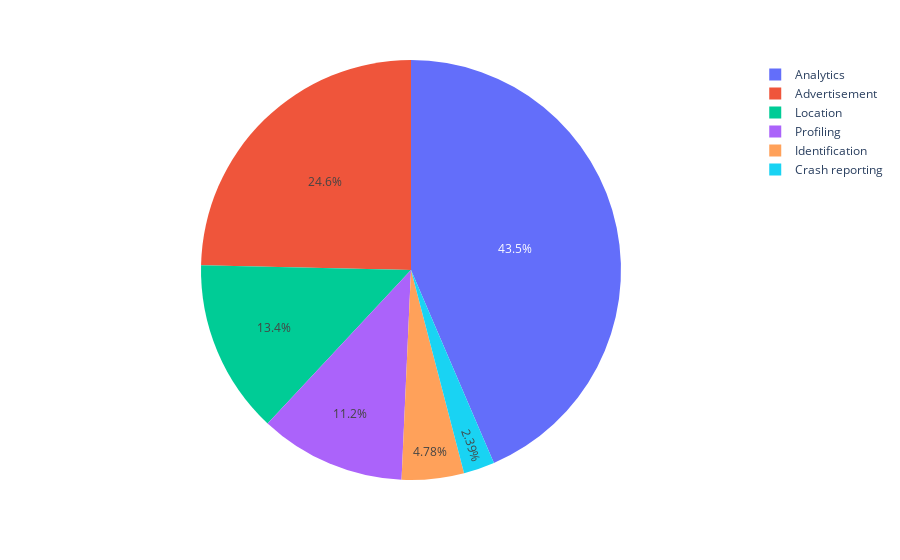

Notebook code cell kept with this figure:
### Markdown cell above
## Diagramme circulaire : répartition des catégories de trackers

### Code cell
# get pie chart
fig = px.pie(values=list(catResult.values()), names=list(catResult.keys()))
fig.show()

### Figure 1 — Plotly figure (JSON) as saved in the notebook; plotly's stock layout.template omitted (floating-point values rounded to 4 significant figures)
{"data": [{"domain": {"x": [0, 1], "y": [0, 1]}, "hovertemplate": "label=%{label}<br>value=%{value}<extra></extra>", "labels": ["Analytics", "Advertisement", "Crash reporting", "Identification", "Profiling", "Location"], "legendgroup": "", "name": "", "showlegend": true, "type": "pie", "values": [182, 103, 10, 20, 47, 56]}], "layout": {"legend": {"tracegroupgap": 0}, "margin": {"t": 60}}}
